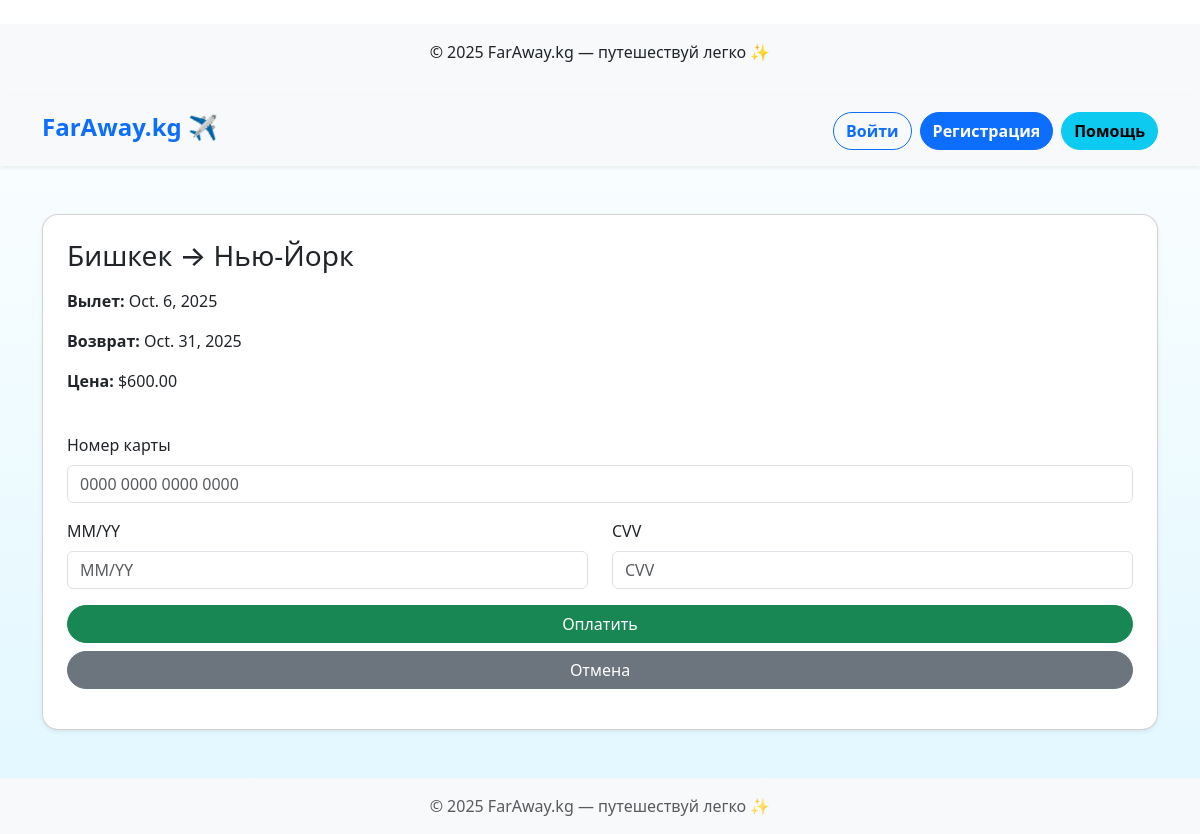
/ticket/2/, run on the app's committed database.
### tickets/models.py (models this page shows, shortened)
class Ticket(models.Model):
    origin = models.CharField(max_length=100)
    destination = models.CharField(max_length=100)
    image_url = URLField(max_length=10000)
    depart_date = models.DateField()
    return_date = models.DateField(null=True, blank=True)
    price = models.DecimalField(max_digits=10, decimal_places=2)
    airline = models.CharField(max_length=100, blank=True)
    created_at = models.DateTimeField(auto_now_add=True)

### tickets/views.py (the view)
# urls.py: path('ticket/<int:pk>/', views.ticket_detail, name='ticket_detail'),
def ticket_detail(request, pk):
    ticket = get_object_or_404(Ticket, pk=pk)
    return render(request, 'tickets/tickets_detail.html', {'ticket': ticket})

### tickets/templates/tickets/tickets_detail.html (shortened to what this page needs)
<footer class="bg-light text-center py-3 mt-4">
    <p>© 2025 FarAway.kg — путешествуй легко ✨</p>
</footer>
</body>
</html>{% extends 'tickets/base.html' %}
{% block content %}
<div class="container mt-5">
  <div class="card shadow-sm p-4 rounded-4">
    <h3 class="mb-3">{{ ticket.origin }} → {{ ticket.destination }}</h3>
    <p><strong>Вылет:</strong> {{ ticket.depart_date }}</p>
    {% if ticket.return_date %}<p><strong>Возврат:</strong> {{ ticket.return_date }}</p>{% endif %}
    <p><strong>Цена:</strong> ${{ ticket.price }}</p>
    <form id="paymentForm" class="mt-4">
      <div class="mb-3">
        <label class="form-label">Номер карты</label>
        <input type="text" class="form-control" placeholder="0000 0000 0000 0000" required>
      </div>
      <div class="row mb-3">
        <div class="col">
          <label class="form-label">MM/YY</label>
          <input type="text" class="form-control" placeholder="MM/YY" required>
        </div>
        <div class="col">
          <label class="form-label">CVV</label>
          <input type="text" class="form-control" placeholder="CVV" required>
        </div>
      </div>
      <button type="submit" class="btn btn-success w-100 rounded-pill">Оплатить</button>
      <button type="button" class="btn btn-secondary w-100 rounded-pill mt-2" data-bs-dismiss="modal" onclick="window.history.back()">Отмена</button>
    </form>
  </div>
</div>
{% endblock %}

### tickets/templates/tickets/base.html (style rules this page uses)
body { background: linear-gradient(to top, #e0f7ff, #ffffff); min-height: 100vh; }

### data on the page
Ticket: origin "Бишкек", destination "Нью-Йорк", depart_date "Oct. 6, 2025", return_date "Oct. 31, 2025", price "600.00"
